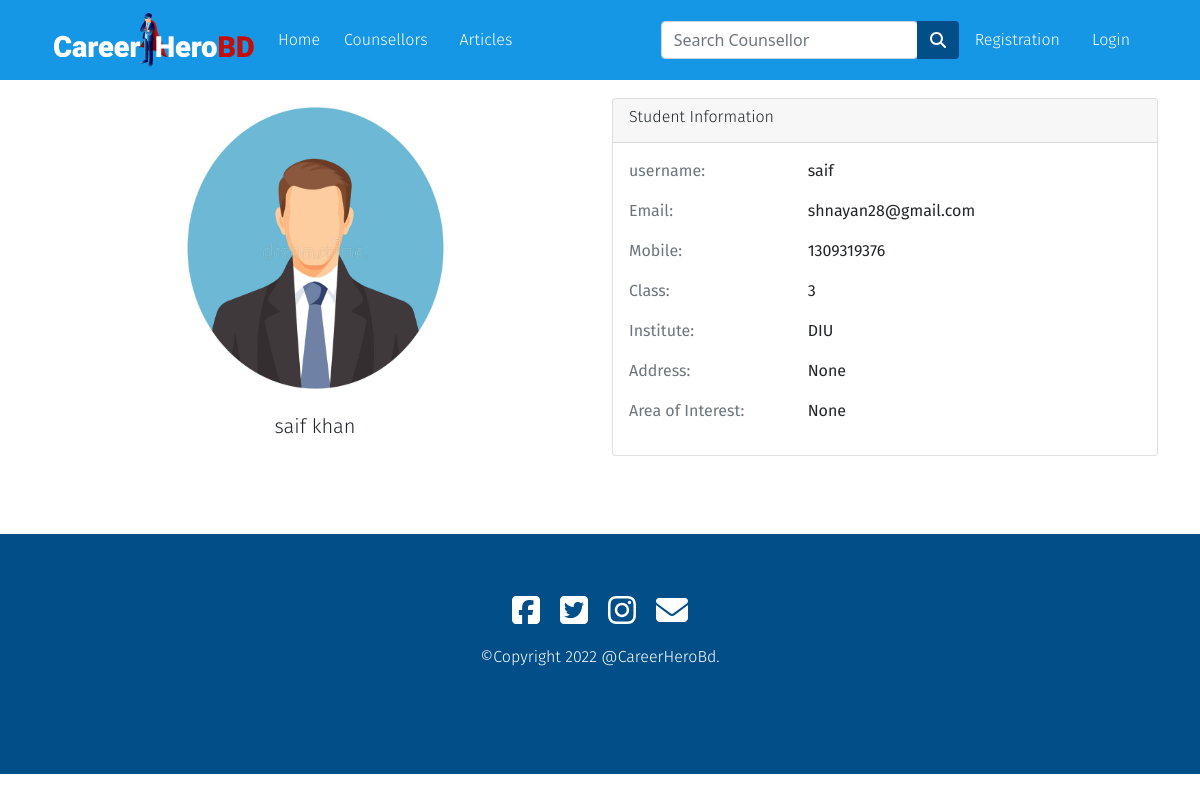
Screenshot of /student_profile/3/ with the database file from the repository.
### app/models.py (models this page shows, shortened)
class Student(models.Model):
  user = models.ForeignKey(settings.AUTH_USER_MODEL,on_delete=models.CASCADE)
  name = models.CharField(max_length=30,blank=True,null=True)
  email = models.EmailField(max_length=40,blank=True,null=True)
  mobile = models.IntegerField(blank=True,null=True)
  image = models.ImageField(upload_to='images/',null=True,blank=True)
  cls = models.CharField(max_length=30,blank=True,null=True)
  institute = models.CharField(max_length=300,blank=True,null=True)
  address = models.CharField(max_length=100,blank=True,null=True)
  area_of_interest = models.CharField(max_length=100,blank=True,null=True)

class User(AbstractUser):
  is_counselor= models.BooleanField(default=False)
  is_student = models.BooleanField(default=False)

### app/views.py (the view)
# urls.py: path('student_profile/<int:pk>/',views.student_profile,name="student_profile"),
def student_profile(request,pk):
  student = Student.objects.get(pk=pk)
  thread = ThreadModel.objects.filter(pk=pk)
  message_list = MessageModel.objects.filter(thread__pk__contains=pk)
  context = {'student':student,'thread':thread,'message_list':message_list}
  return render(request, 'app/studentProfile.html',context)

### app/templates/app/studentProfile.html (shortened to what this page needs)
{% extends 'app/base.html' %}
{% load static %}
{% block main-content %}
<div class="container my-5" style="padding-top: 50px;">
  <div class="row">
    <div class="col-md-6">
      <div class="card align-items-center " style="border: none;">
        {% if student.image %}
        <img src="{{ student.image.url }}" alt="" width="50%" height="300px">
        {% else %}
        <img src="{% static 'app/images/img/profile1.jpg' %}" alt="" width="50%" height="300px">
        {% endif %}
        <div class="card-body">
          <h5 class="card-title">{{student.name}}</h5>
          <br>
        </div>
      </div>
    </div>
    <div class="col-md-6">
      <div class="card">
        <div class="card-header">
          <h6>Student Information</h6>
        </div>
        <div class="card-body">
          <div class="row">
            <div class="col-4 text-muted">
              <p><b> username:</b></p>
            </div>
            <div class="col-6">
              <p><b> {{ student.user.username }}</b></p>
            </div>
          </div>
          <div class="row">
            <div class="col-4 text-muted">
              <p><b> Email:</b></p>
            </div>
            <div class="col-6">
              <p><b> {{ student.email }}</b></p>
            </div>
          </div>
          <div class="row">
            <div class="col-4 text-muted">
              <p><b> Mobile:</b></p>
            </div>
            <div class="col-6">
              <p><b> {{ student.mobile }}</b></p>
            </div>
          </div>
          <div class="row">
            <div class="col-4 text-muted">
              <p><b> Class:</b></p>
            </div>
            <div class="col-6">
              <p><b> {{ student.cls}}</b></p>
            </div>
          </div>
          <div class="row">
            <div class="col-4 text-muted">
              <p><b> Institute:</b></p>
            </div>
            <div class="col-6">
              <p><b> {{ student.institute }}</b></p>
            </div>
          </div>
          <div class="row">
            <div class="col-4 text-muted">
              <p><b> Address:</b></p>
            </div>
            <div class="col-6">
              <p><b> {{ student.address }}</b></p>
            </div>
          </div>
          <div class="row">
            <div class="col-4 text-muted">
              <p><b> Area of Interest:</b></p>
            </div>
            <div class="col-6">
              <p><b> {{ student.area_of_interest }}</b></p>
            </div>
          </div>
        </div>
      </div>
    </div>
  </div>
</div>
{% endblock main-content %}

### app/templates/app/base.html (style rules this page uses)
* { margin: 0; padding: 0; }
body { scroll-behavior: smooth; }
h4, h5, h6, p, a { font-family: 'Fira Sans', sans-serif; font-weight: 300; text-align: justify; }

### rows the page displays
Student: name "saif khan", user.username "saif", email "shnayan28@gmail.com", mobile "1309319376", cls "3", institute "DIU", address "None", area_of_interest "None"
